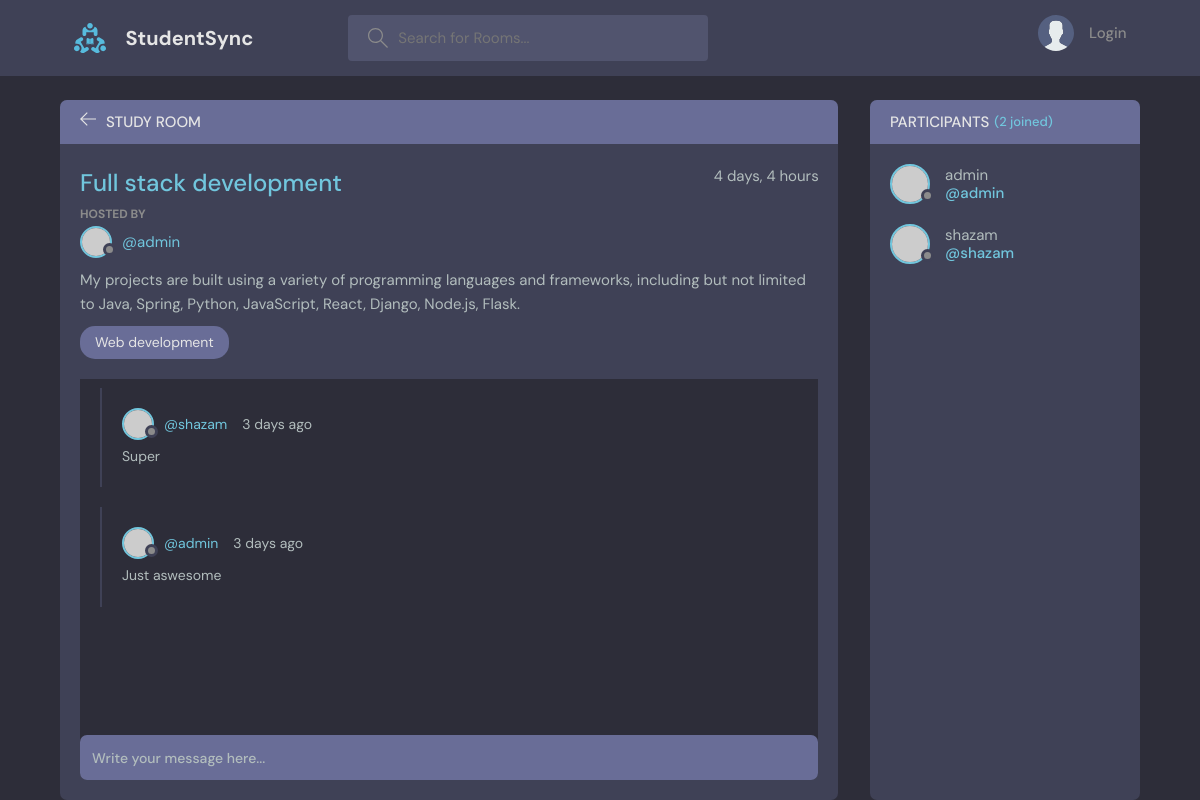
Page /room/6/ on the committed database.
### base/models.py (models this page shows, shortened)
class Room(models.Model):
    host= models.ForeignKey(User,on_delete=models.SET_NULL,null=True)
    topic= models.ForeignKey(Topic,on_delete=models.SET_NULL,null=True)
    name=models.CharField(max_length=200)
    description=models.TextField(null=True,blank=True)
    participants=models.ManyToManyField(User,related_name='participants',blank=True)
    updated=models.DateTimeField(auto_now=True)
    created=models.DateTimeField(auto_now_add=True)
    class Meta:
        ordering=['-updated','-created']

class Topic(models.Model):
    name=models.CharField(max_length=200)

class Message(models.Model):
    user=models.ForeignKey(User,on_delete=models.CASCADE)
    room=models.ForeignKey(Room,on_delete=models.CASCADE)
    body=models.TextField()
    updated=models.DateTimeField(auto_now=True)
    created=models.DateTimeField(auto_now_add=True)
    class Meta:
        ordering=['-updated','-created']

### base/views.py (the view, shortened to what this page needs)
# urls.py: path('room/<str:pk>/',views.room,name="room"),
def room(request, pk):
    rooms = Room.objects.get(id=pk)
    roommessages = rooms.message_set.all().order_by('-created')
    participants = rooms.participants.all()
    context = {'rooms': rooms, 'roommessages': roommessages,
               'participants': participants}
    return render(request, 'base/room.html', context)

### base/templates/base/room.html (shortened to what this page needs)
{% extends 'main.html' %} {% block content %}
<main class="profile-page layout layout--2">
  <div class="container">
    <div class="room">
      <div class="room__top">
        <div class="room__topLeft">
          <a href="{% url 'home' %}">
            <svg
              version="1.1"
              xmlns="http://www.w3.org/2000/svg"
              width="32"
              height="32"
              viewBox="0 0 32 32"
            >
              <title>arrow-left</title>
              <path
                d="M13.723 2.286l-13.723 13.714 13.719 13.714 1.616-1.611-10.96-10.96h27.625v-2.286h-27.625l10.965-10.965-1.616-1.607z"
              ></path>
            </svg>
          </a>
          <h3>Study Room</h3>
        </div>
      </div>
      <div class="room__box scroll">
        <div class="room__header scroll">
          <div class="room__info">
            <h3>{{rooms.name}}</h3>
            <span>{{rooms.created|timesince}}</span>
          </div>
          <div class="room__hosted">
            <p>Hosted By</p>
            <a href="{% url 'profile' rooms.host.id %}" class="room__author">
              <div class="avatar avatar--small">
                <img src="https://randomuser.me/api/portraits/men/37.jpg" />
              </div>
              <span>@{{rooms.host.username}}</span>
            </a>
          </div>
          <div class="room__details">
            {{rooms.description}}
          </div>
          <span class="room__topics">{{rooms.topic.name}}</span>
        </div>
        <div class="room__conversation">
          <div class="threads scroll">
            {% for message in roommessages %}
            <div class="thread">
              <div class="thread__top">
                <div class="thread__author">
                  <a href="{% url 'profile' message.user.id %}" class="thread__authorInfo">
                    <div class="avatar avatar--small">
                      <img
                        src="https://randomuser.me/api/portraits/men/37.jpg"
                      />
                    </div>
                    <span>@{{message.user.username}}</span>
                  </a>
                  <span class="thread__date">{{message.created|timesince}} ago</span>
                </div>
              </div>
              <div class="thread__details">
                {{message.body}}
              </div>
            </div>
            {% endfor %}
          </div>
        </div>
      </div>
      <div class="room__message">
        <form action="" method="POST">
          <input name="body" placeholder="Write your message here..." />
        </form>
      </div>
    </div>
    <div class="participants">
      <h3 class="participants__top">Participants <span>({{participants.count}} joined)</span></h3>
      <div class="participants__list scroll">
        {% for user in participants %}
        <a href="{% url 'profile' user.id %}" class="participant">
          <div class="avatar avatar--medium">
            <img src="https://randomuser.me/api/portraits/men/37.jpg" />
          </div>
          <p>
            {{user.username}}
            <span>@{{user.username}}</span>
          </p>
        </a>
        {% endfor %}
      </div>
    </div>
  </div>
</main>
{% endblock content %}

### rows in the picture
Room: name "Full stack development", created "4 days, 4 hours", host.username "admin", description "My projects are built using a variety of programming languages and frameworks, including but not limited to Java, Spring, Python, JavaScript, React, Django, Node.js, Flask.", topic.name "Web development"
Message: user.username "shazam", created "3 days", body "Super"
Message: user.username "admin", created "3 days", body "Just aswesome"

### other values in the picture
{{ participants.count }} "2"
{{ user.username }} "admin"
{{ user.username }} "shazam"
